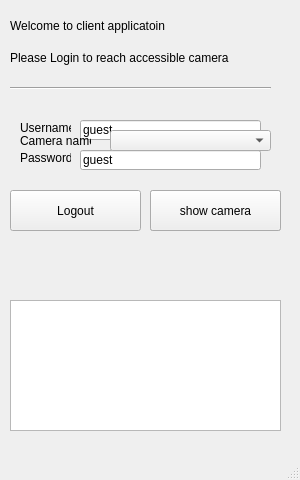
<?xml version="1.0" encoding="UTF-8"?>
<ui version="4.0">
 <class>MainWindow</class>
 <widget class="QMainWindow" name="MainWindow">
  <property name="geometry">
   <rect>
    <x>0</x>
    <y>0</y>
    <width>300</width>
    <height>480</height>
   </rect>
  </property>
  <property name="sizePolicy">
   <sizepolicy hsizetype="Fixed" vsizetype="Fixed">
    <horstretch>0</horstretch>
    <verstretch>0</verstretch>
   </sizepolicy>
  </property>
  <property name="minimumSize">
   <size>
    <width>300</width>
    <height>480</height>
   </size>
  </property>
  <property name="maximumSize">
   <size>
    <width>300</width>
    <height>480</height>
   </size>
  </property>
  <property name="windowTitle">
   <string>MainWindow</string>
  </property>
  <widget class="QWidget" name="centralwidget">
   <property name="sizePolicy">
    <sizepolicy hsizetype="Fixed" vsizetype="Preferred">
     <horstretch>0</horstretch>
     <verstretch>0</verstretch>
    </sizepolicy>
   </property>
   <widget class="QLabel" name="label">
    <property name="geometry">
     <rect>
      <x>10</x>
      <y>10</y>
      <width>161</width>
      <height>31</height>
     </rect>
    </property>
    <property name="text">
     <string>Welcome to client applicatoin</string>
    </property>
   </widget>
   <widget class="Line" name="line">
    <property name="geometry">
     <rect>
      <x>10</x>
      <y>80</y>
      <width>261</width>
      <height>16</height>
     </rect>
    </property>
    <property name="orientation">
     <enum>Qt::Horizontal</enum>
    </property>
   </widget>
   <widget class="QLabel" name="label_2">
    <property name="geometry">
     <rect>
      <x>10</x>
      <y>50</y>
      <width>221</width>
      <height>16</height>
     </rect>
    </property>
    <property name="text">
     <string>Please Login to reach accessible camera</string>
    </property>
   </widget>
   <widget class="QLabel" name="label_3">
    <property name="geometry">
     <rect>
      <x>20</x>
      <y>120</y>
      <width>51</width>
      <height>16</height>
     </rect>
    </property>
    <property name="text">
     <string>Username</string>
    </property>
   </widget>
   <widget class="QLabel" name="label_4">
    <property name="geometry">
     <rect>
      <x>20</x>
      <y>150</y>
      <width>51</width>
      <height>16</height>
     </rect>
    </property>
    <property name="text">
     <string>Password</string>
    </property>
   </widget>
   <widget class="QTextBrowser" name="LogtextBrowser">
    <property name="geometry">
     <rect>
      <x>10</x>
      <y>300</y>
      <width>271</width>
      <height>131</height>
     </rect>
    </property>
   </widget>
   <widget class="QLineEdit" name="Username_lineEdit">
    <property name="geometry">
     <rect>
      <x>80</x>
      <y>120</y>
      <width>181</width>
      <height>20</height>
     </rect>
    </property>
    <property name="text">
     <string>guest</string>
    </property>
   </widget>
   <widget class="QLineEdit" name="Password_lineEdit">
    <property name="geometry">
     <rect>
      <x>80</x>
      <y>150</y>
      <width>181</width>
      <height>20</height>
     </rect>
    </property>
    <property name="text">
     <string>guest</string>
    </property>
   </widget>
   <widget class="QPushButton" name="Login_Button">
    <property name="geometry">
     <rect>
      <x>150</x>
      <y>190</y>
      <width>131</width>
      <height>41</height>
     </rect>
    </property>
    <property name="text">
     <string>Login</string>
    </property>
   </widget>
   <widget class="QPushButton" name="Show_Button">
    <property name="geometry">
     <rect>
      <x>150</x>
      <y>190</y>
      <width>131</width>
      <height>41</height>
     </rect>
    </property>
    <property name="text">
     <string>show camera</string>
    </property>
   </widget>
   <widget class="QComboBox" name="CamNameComboBox">
    <property name="geometry">
     <rect>
      <x>110</x>
      <y>130</y>
      <width>161</width>
      <height>21</height>
     </rect>
    </property>
   </widget>
   <widget class="QLabel" name="label_10">
    <property name="geometry">
     <rect>
      <x>20</x>
      <y>130</y>
      <width>71</width>
      <height>21</height>
     </rect>
    </property>
    <property name="text">
     <string>Camera name</string>
    </property>
   </widget>
   <widget class="QPushButton" name="Logout_Button">
    <property name="geometry">
     <rect>
      <x>10</x>
      <y>190</y>
      <width>131</width>
      <height>41</height>
     </rect>
    </property>
    <property name="text">
     <string>Logout</string>
    </property>
   </widget>
  </widget>
  <widget class="QMenuBar" name="menubar">
   <property name="geometry">
    <rect>
     <x>0</x>
     <y>0</y>
     <width>300</width>
     <height>21</height>
    </rect>
   </property>
  </widget>
  <widget class="QStatusBar" name="statusbar"/>
 </widget>
 <resources/>
 <connections/>
</ui>
